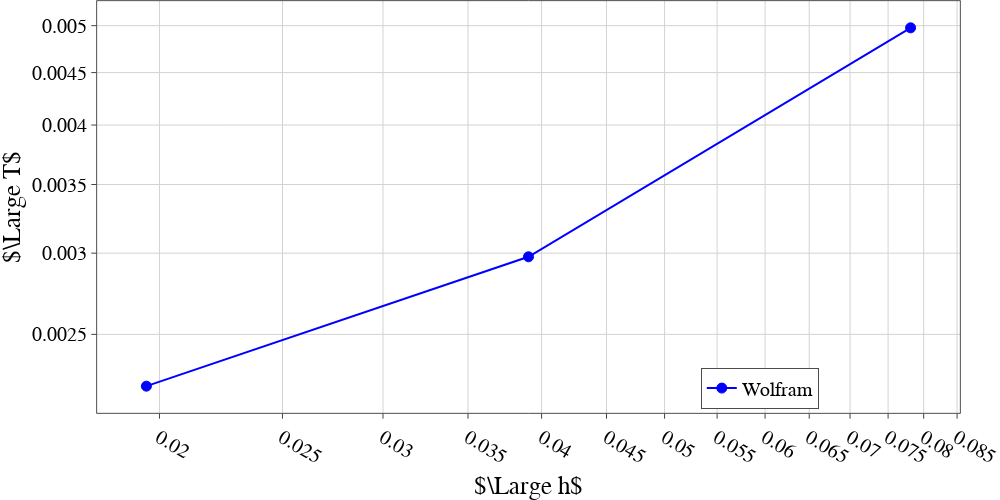

Notebook code cell kept with this figure:
### Code cell
tfix = 1.5
tol = 0.005
list_x = [] #data_w['t']
list_y = [] #data_w['alpha']

for lev in [ 8,9,10]:
    df = data_b[lev]
    list_x.append(20/2**lev)
    list_y.append(abs(df['T'][(df['t'] - tfix).abs()< tol].values[0] - data_etal['T'][data_etal['t'] == tfix].values[0]))

    
slope, intercept, r_value, p_value, std_err = linregress(np.log(list_x), np.log(list_y))
print('Slope:', slope)
plot_graph([list_x], [list_y], names, xtitle=r'$\Large h$', ytitle=r'$\Large T$', image_name='Cylionder_Err_T_vs_h.pdf', list_x_fill=[], list_y_fill=[], mode=['markers+lines', 'markers+lines', 'lines', 'lines', 'lines', 'lines'], \
           dash=['solid', 'dot', 'dash', 'longdash', 'longdashdot'], \
           colors=['blue', 'red', 'hsv(120,100,100)', 'green', 'black' ], \
           marker_size=10, xrange =[], yrange = [], \
           marker_style = ['circle', 'circle', 'triangle-down','square', 'diamond', 'cross',  'x-thin', 'cross-thin' ], \
           width=1000, height=500, path=MYPATH, yanchor='auto', y0_anchor=0.01, xanchor='left', x0_anchor=0.7, xlog=True, ylog=True)

### Figure 1 — Plotly figure (JSON) as saved in the notebook; plotly's stock layout.template omitted (floating-point values rounded to 4 significant figures)
{"data": [{"line": {"color": "blue", "dash": "solid", "width": 2}, "marker": {"line": {"color": "blue", "width": 1}, "size": 10, "symbol": "circle"}, "mode": "markers+lines", "name": "Wolfram", "textfont": {"color": "LightSeaGreen", "family": "Times New Roman", "size": 18}, "type": "scatter", "x": [0.07812, 0.03906, 0.01953], "y": [0.004976, 0.002976, 0.002226]}], "layout": {"autosize": false, "font": {"color": "Black", "family": "Times New Roman", "size": 20}, "height": 500, "legend": {"bgcolor": "White", "bordercolor": "Black", "borderwidth": 0.7, "x": 0.7, "xanchor": "left", "y": 0.01, "yanchor": "auto"}, "margin": {"b": 0, "l": 0, "pad": 0.1, "r": 0, "t": 0}, "paper_bgcolor": "rgba(255, 255, 255, 1)", "plot_bgcolor": "rgba(255, 255, 255, 1)", "showlegend": true, "width": 1000, "xaxis": {"gridcolor": "lightgrey", "gridwidth": 1, "linecolor": "black", "linewidth": 0.7, "mirror": true, "showline": true, "tickfont": {"color": "black", "family": "Times New Roman", "size": 20}, "ticks": "outside", "title": {"font": {"color": "black", "family": "Times New Roman", "size": 25}, "text": "$\\Large h$"}, "type": "log"}, "yaxis": {"gridcolor": "lightgrey", "gridwidth": 1, "linecolor": "black", "linewidth": 0.7, "mirror": true, "showline": true, "tickfont": {"color": "black", "family": "Times New Roman", "size": 20}, "ticks": "outside", "title": {"font": {"color": "black", "family": "Times New Roman", "size": 25}, "text": "$\\Large T$"}, "type": "log"}}}
